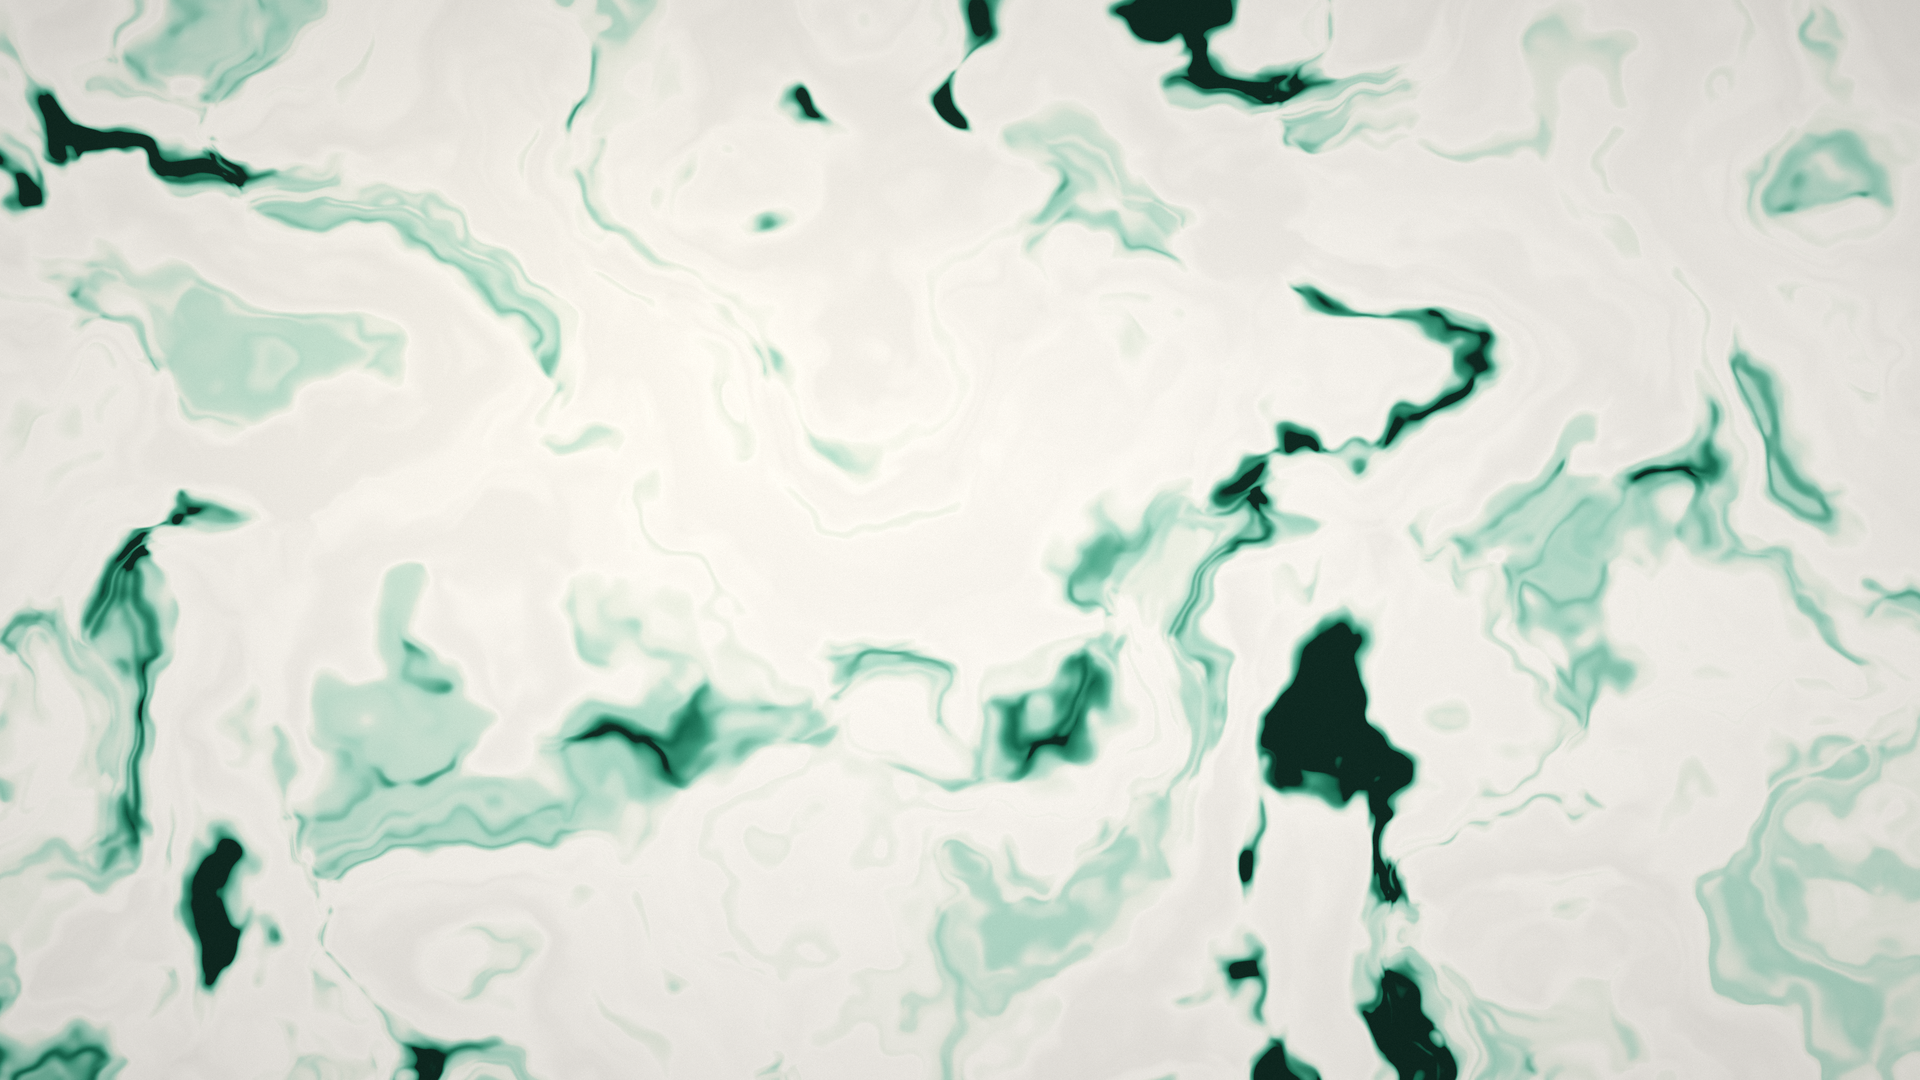

Generate this figure with Python:
#!/usr/bin/env python3
"""Procedurally generate gut's desktop wallpaper.

backend/wallpaper.png is produced by this script — deterministic for a given
--seed, no external assets. Palette is anchored on the client design tokens
(styles.css): warm paper neutrals + mint/teal accent, mint = the agent.

    pip install numpy pillow
    python wallpaper.py --variant aurora          # writes wallpaper.png
    python wallpaper.py --variant all --outdir /tmp/walls
"""

import argparse
import os

import numpy as np
from PIL import Image, ImageDraw

W, H = 1920, 1080
SS = 2  # supersample factor — render big, downscale for smooth edges

# design tokens (client/styles.css)
INK = (30, 29, 26)      # --text
BONE = (244, 240, 231)  # --bg, warm paper
MIST = (220, 245, 236)  # --mint-soft
MINT = (94, 227, 189)   # --mint
TEAL = (20, 107, 80)    # --mint-ink
DEEP = (15, 42, 34)     # --on-mint
CLAY = (221, 143, 107)  # --clay


# ── noise ────────────────────────────────────────────────────────────────

def _sample_grid(g, u, v):
    """Bilinear-sample lattice g at coords u,v — periodic, so warped
    coordinates can leave [0,1] and wrap seamlessly instead of clamping
    into edge streaks."""
    gh, gw = g.shape
    fx = u * gw
    fy = v * gh
    x0 = np.floor(fx).astype(np.int64)
    y0 = np.floor(fy).astype(np.int64)
    dx = fx - x0
    dy = fy - y0
    dx = dx * dx * (3 - 2 * dx)
    dy = dy * dy * (3 - 2 * dy)
    x0 %= gw
    y0 %= gh
    x1 = (x0 + 1) % gw
    y1 = (y0 + 1) % gh
    top = g[y0, x0] * (1 - dx) + g[y0, x1] * dx
    bot = g[y1, x0] * (1 - dx) + g[y1, x1] * dx
    return top * (1 - dy) + bot * dy


def make_fbm(rng, base=4, octaves=5, gain=0.5):
    """Value-noise fbm evaluated at arbitrary coords: f(u, v) -> [0,1]."""
    lattices = []
    res, amp, total = base, 1.0, 0.0
    for _ in range(octaves):
        lattices.append((rng.random((res, res)).astype(np.float32), amp))
        total += amp
        amp *= gain
        res *= 2
    def f(u, v):
        out = np.zeros(u.shape, np.float32)
        for g, a in lattices:
            out += a * _sample_grid(g, u, v)
        return out / total
    return f


# ── shared helpers ───────────────────────────────────────────────────────

def palette(stops):
    """[(pos, rgb), ...] -> fn t[H,W] in [0,1] -> rgb float32 [H,W,3]."""
    pos = np.array([p for p, _ in stops], np.float32)
    col = np.array([c for _, c in stops], np.float32)
    def f(t):
        shape = t.shape
        tf = np.clip(t.ravel(), 0, 1)
        out = np.stack(
            [np.interp(tf, pos, col[:, ch]) for ch in range(3)], axis=-1
        )
        return out.reshape(*shape, 3)
    return f


def coords(w, h):
    y, x = np.mgrid[0:h, 0:w].astype(np.float32)
    return x / w, y / h


def stretch(t, lo=5, hi=95):
    """Percentile-normalize a field to [0,1]."""
    a, b = np.percentile(t, lo), np.percentile(t, hi)
    return np.clip((t - a) / max(b - a, 1e-6), 0, 1)


def finish(img, rng, grain_amt=2.8, vig=0.14, vig_pow=1.7):
    """Film grain (dithers away gradient banding) + gentle vignette."""
    h, w = img.shape[:2]
    img = img + rng.normal(0, grain_amt, (h, w, 1)).astype(np.float32)
    nx, ny = coords(w, h)
    d = np.sqrt(((nx - 0.5) * 2) ** 2 + ((ny - 0.5) * 2) ** 2) / np.sqrt(2)
    img *= (1 - vig * np.clip(d, 0, 1) ** vig_pow)[..., None]
    return Image.fromarray(np.clip(img, 0, 255).astype(np.uint8))


def downscale(img):
    if SS == 1:
        return img
    return img.resize((W, H), Image.LANCZOS)


# ── variants ─────────────────────────────────────────────────────────────

def aurora(seed):
    """Domain-warped gradient currents — macOS-style flowing color field."""
    rng = np.random.default_rng(seed)
    w, h = W * SS, H * SS
    u, v = coords(w, h)
    u *= w / h  # keep features isotropic

    f = make_fbm(rng, base=3, octaves=5)
    g = make_fbm(rng, base=4, octaves=4)
    n = make_fbm(rng, base=5, octaves=4)

    # two rounds of domain warping = flowing, marbled structure
    qu = u + 0.45 * (f(u, v) - 0.5) * 2
    qv = v + 0.45 * (f(u + 5.2, v + 1.3) - 0.5) * 2

    # gentle swirl around a focal point keeps the ribbons from looking
    # like plain horizontal waves
    cx, cy = 0.9, 0.30
    dx, dy = qu - cx, qv - cy
    r = np.hypot(dx, dy)
    tw = 0.55 * np.exp(-r * 1.4)
    ru = cx + dx * np.cos(tw) - dy * np.sin(tw)
    rv = cy + dx * np.sin(tw) + dy * np.cos(tw)

    su = ru + 0.25 * (g(ru, rv) - 0.5) * 2
    sv = rv + 0.25 * (g(ru + 3.1, rv + 7.7) - 0.5) * 2
    m = stretch(n(su, sv), 2, 98)

    # deep blue only in the upper tail of the field -> rivers and pools
    # with real negative space, not 50/50 marble
    t = np.clip((m - 0.52) / 0.48, 0, 1) ** 0.85

    pal = palette([
        (0.00, (251, 248, 242)),   # surface
        (0.35, (233, 237, 225)),   # paper drifting toward sage
        (0.62, (165, 214, 195)),   # mint mid
        (0.85, (62, 158, 128)),    # mint -> teal
        (0.96, TEAL),              # --mint-ink
        (1.00, DEEP),              # --on-mint
    ])
    img = pal(t)

    # faint clouding in the pale areas so they aren't dead flat
    img += ((m - 0.5) * 20 * (1 - t))[..., None]

    # soft highlight drifting across the field
    glow = np.exp(-(((u - 0.55) ** 2) / 0.18 + ((v - 0.30) ** 2) / 0.10))
    img += (glow[..., None] * np.array([10, 9, 6], np.float32))
    return downscale(finish(img, rng))


def flow(seed):
    """Silk streamlines advected through a curl-ish fbm flow field."""
    rng = np.random.default_rng(seed)
    w, h = W * SS, H * SS
    u, v = coords(w, h)

    angle_n = make_fbm(rng, base=3, octaves=4)
    col_n = make_fbm(rng, base=4, octaves=4)

    # base: quiet diagonal wash, paper -> mint mist -> sage
    t = np.clip(0.62 * v + 0.38 * u + 0.12, 0, 1)
    base_pal = palette([
        (0.0, (240, 236, 228)),
        (0.45, (222, 232, 226)),
        (1.0, (150, 190, 172)),
    ])
    img = base_pal(t)

    overlay = Image.new("RGBA", (w, h), (0, 0, 0, 0))
    draw = ImageDraw.Draw(overlay)
    pal = palette([
        (0.0, MIST),
        (0.45, (110, 180, 155)),
        (0.8, TEAL),
        (1.0, DEEP),
    ])

    n_lines = 2200
    steps = 300
    dt = 2.4 * SS
    seeds = np.column_stack(
        [rng.random(n_lines) * w, rng.random(n_lines) * h]
    ).astype(np.float32)
    # darker ink where lines land lower in the frame
    depth = np.clip(seeds[:, 1] / h + 0.25 * (col_n(seeds[:, 0] / w, seeds[:, 1] / h) - 0.5), 0, 1)
    cols = pal(depth).astype(np.uint8)
    alphas = rng.integers(24, 80, n_lines)
    widths = rng.integers(1, 5, n_lines)
    # a few hero strokes — thicker, darker, higher alpha
    hero = rng.random(n_lines) < 0.06
    widths[hero] = rng.integers(4, 8, hero.sum())
    alphas[hero] = rng.integers(90, 150, hero.sum())

    for i in range(n_lines):
        p = seeds[i].copy()
        pts = [tuple(p)]
        for _ in range(steps):
            th = angle_n(p[0] / w * 1.4, p[1] / h * 1.4) * np.pi * 3.4
            p = p + dt * np.array([np.cos(th), np.sin(th)], np.float32)
            if p[0] < -8 or p[0] > w + 8 or p[1] < -8 or p[1] > h + 8:
                break
            pts.append(tuple(p))
        if len(pts) > 4:
            c = cols[i]
            draw.line(
                pts,
                fill=(int(c[0]), int(c[1]), int(c[2]), int(alphas[i])),
                width=int(widths[i]) * SS,
                joint="curve",
            )

    base_img = Image.fromarray(np.clip(img, 0, 255).astype(np.uint8))
    base_img = Image.alpha_composite(
        base_img.convert("RGBA"), overlay
    ).convert("RGB")
    base_img = downscale(base_img)
    arr = np.asarray(base_img).astype(np.float32)
    return finish(arr, rng)


def ridges(seed):
    """Layered dune horizons with atmospheric depth — calm and minimal."""
    rng = np.random.default_rng(seed)
    w, h = W * SS, H * SS
    u, v = coords(w, h)
    f = make_fbm(rng, base=3, octaves=5)

    sky = palette([(0.0, (249, 246, 240)), (1.0, (226, 236, 230))])
    img = sky(v)

    # hazy sun high in the frame — a soft pale disc bleeding into the sky
    sun_u, sun_v = 0.68, 0.24
    sd = np.sqrt((u - sun_u) ** 2 + ((v - sun_v) * h / w) ** 2)
    img += (np.exp(-sd * 9) * 26 + np.exp(-sd * 2.6) * 12)[..., None]

    layers = 8
    for i in range(layers):
        depth = i / (layers - 1)
        horizon = (
            0.30
            + 0.075 * i
            + 0.16 * (f(u * (0.8 + 0.25 * i), np.full_like(u, 0.13 * i + 0.05)) - 0.5)
            + 0.05 * (f(u * 3.1, np.full_like(u, 0.71 + 0.09 * i)) - 0.5)
        )
        mask = np.clip((v - horizon) * h / (2.5 * SS), 0, 1)  # ~2.5px soft edge
        col = np.array(
            np.array(BONE) * (1 - depth) + np.array(TEAL) * depth,
            np.float32,
        )
        # fade each layer slightly toward the sky behind it (haze)
        haze = np.array((228, 238, 231), np.float32)
        col = col * (1 - 0.35 * (1 - depth)) + haze * (0.35 * (1 - depth))
        img = img * (1 - mask[..., None]) + col * mask[..., None]
    return downscale(finish(img, rng))


VARIANTS = {"aurora": aurora, "flow": flow, "ridges": ridges}


def main():
    ap = argparse.ArgumentParser(description=__doc__)
    ap.add_argument("--variant", choices=[*VARIANTS, "all"], default="aurora")
    ap.add_argument("--seed", type=int, default=7)
    ap.add_argument("--out", default="wallpaper.png")
    ap.add_argument("--outdir", help="write one PNG per variant here")
    args = ap.parse_args()

    if args.variant == "all" or args.outdir:
        outdir = args.outdir or os.path.dirname(os.path.abspath(args.out))
        os.makedirs(outdir, exist_ok=True)
        for name, fn in VARIANTS.items():
            path = os.path.join(outdir, f"wallpaper-{name}.png")
            fn(args.seed).save(path)
            print(f"[gut] wrote {path}")
        return

    VARIANTS[args.variant](args.seed).save(args.out)
    print(f"[gut] wrote {args.out} ({args.variant}, seed {args.seed})")


if __name__ == "__main__":
    main()
